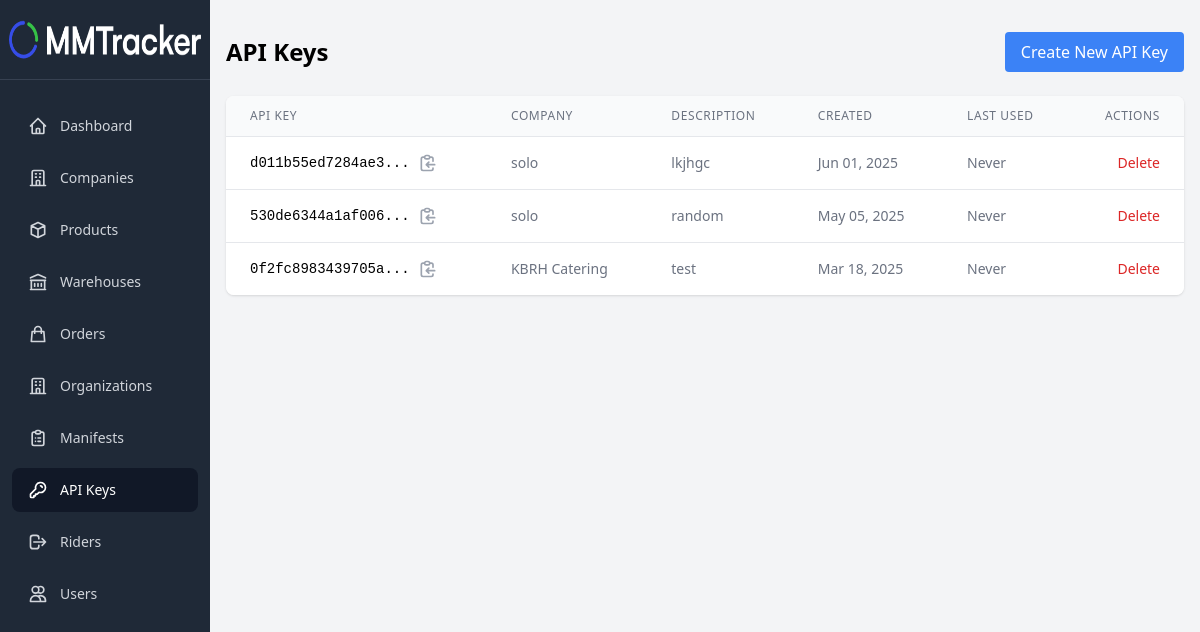
The app's page /pages/apikeys/index.php (signed in) with its own data.
### tables this page shows
CREATE TABLE `ApiKeys` (
  `id` int(11) NOT NULL,
  `company_id` int(11) NOT NULL,
  `api_key` varchar(64) NOT NULL,
  `description` text DEFAULT NULL,
  `created_by` int(11) NOT NULL,
  `created_at` timestamp NOT NULL DEFAULT current_timestamp(),
  `last_used_at` timestamp NULL DEFAULT NULL,
  `is_active` tinyint(1) DEFAULT 1
);

CREATE TABLE `Companies` (
  `id` int(11) NOT NULL,
  `name` varchar(255) NOT NULL,
  `phone` varchar(20) DEFAULT NULL,
  `email` varchar(255) DEFAULT NULL,
  `address` text DEFAULT NULL,
  `total_riders_allowed` int(11) DEFAULT NULL,
  `default_requires_image_proof` tinyint(1) NOT NULL DEFAULT 1,
  `default_requires_signature_proof` tinyint(1) NOT NULL DEFAULT 1,
  `created_at` timestamp NOT NULL DEFAULT current_timestamp(),
  `updated_at` timestamp NOT NULL DEFAULT current_timestamp() ON UPDATE current_timestamp()
);

### includes/config.php (called while the page is built, shortened)
<?php
$db_host = 'localhost';
$db_user = 'root';
$db_pass = '';
$db_name = 'u337053559_delivery';
$conn = mysqli_connect($db_host, $db_user, $db_pass, $db_name);
mysqli_set_charset($conn, "utf8mb4");
function isSuperAdmin() {
    return isset($_SESSION['user_type']) && $_SESSION['user_type'] === 'Super Admin';
}
function validUser() {
    global $conn;
    $query = "SELECT id, is_active FROM Users WHERE id = ?";
    $stmt = mysqli_prepare($conn, $query);
    mysqli_stmt_bind_param($stmt, "i", $_SESSION['user_id']);
    mysqli_stmt_execute($stmt);
    $result = mysqli_stmt_get_result($stmt);
    return true;
}
?>

### pages/apikeys/index.php (the view, shortened to what this page needs)
<?php
require_once '../../includes/config.php';
$company_condition = !isSuperAdmin() ? "AND ak.company_id = " . $_SESSION['company_id'] : "";
$query = "SELECT ak.*, c.name as company_name, u.name as created_by_name
          FROM ApiKeys ak
          LEFT JOIN Companies c ON ak.company_id = c.id
          LEFT JOIN Users u ON ak.created_by = u.id
          WHERE ak.is_active = 1 $company_condition
          ORDER BY ak.created_at DESC";
$result = mysqli_query($conn, $query);
?>
<!DOCTYPE html>
<html lang="en">
<head>
    <script src="https://cdn.tailwindcss.com"></script>
</head>
<body class="bg-gray-100">
    <?php include_once '../../includes/navbar.php'; ?>
    <div class="container mx-auto px-4 py-8">
        <div class="flex justify-between items-center mb-6">
            <h1 class="text-2xl font-bold">API Keys</h1>
            <a href="create.php" class="bg-blue-500 text-white px-4 py-2 rounded hover:bg-blue-600">
                Create New API Key
            </a>
        </div>
        <div class="bg-white rounded-lg shadow overflow-hidden">
            <table class="min-w-full divide-y divide-gray-200">
                <thead class="bg-gray-50">
                    <tr>
                        <th class="px-6 py-3 text-left text-xs font-medium text-gray-500 uppercase tracking-wider">API Key</th>
                        <?php if (isSuperAdmin()): ?>
                            <th class="px-6 py-3 text-left text-xs font-medium text-gray-500 uppercase tracking-wider">Company</th>
                        <?php endif; ?>
                        <th class="px-6 py-3 text-left text-xs font-medium text-gray-500 uppercase tracking-wider">Description</th>
                        <th class="px-6 py-3 text-left text-xs font-medium text-gray-500 uppercase tracking-wider">Created</th>
                        <th class="px-6 py-3 text-left text-xs font-medium text-gray-500 uppercase tracking-wider">Last Used</th>
                        <th class="px-6 py-3 text-right text-xs font-medium text-gray-500 uppercase tracking-wider">Actions</th>
                    </tr>
                </thead>
                <tbody class="bg-white divide-y divide-gray-200">
                    <?php while ($key = mysqli_fetch_assoc($result)): ?>
                        <tr>
                            <td class="px-6 py-4 whitespace-nowrap">
                                <div class="flex items-center">
                                    <span class="font-mono text-sm"><?php echo substr($key['api_key'], 0, 16); ?>...</span>
                                    <button onclick="copyApiKey('<?php echo $key['api_key']; ?>')"
                                            class="ml-2 text-gray-400 hover:text-gray-600">
                                        <svg class="h-5 w-5" fill="none" stroke="currentColor" viewBox="0 0 24 24">
                                            <path stroke-linecap="round" stroke-linejoin="round" stroke-width="2"
                                                  d="M8 5H6a2 2 0 00-2 2v12a2 2 0 002 2h10a2 2 0 002-2v-1M8 5a2 2 0 002 2h2a2 2 0 002-2M8 5a2 2 0 012-2h2a2 2 0 012 2m0 0h2a2 2 0 012 2v3m2 4H10m0 0l3-3m-3 3l3 3"/>
                                        </svg>
                                    </button>
                                </div>
                            </td>
                            <?php if (isSuperAdmin()): ?>
                                <td class="px-6 py-4 whitespace-nowrap text-sm text-gray-500">
                                    <?php echo htmlspecialchars($key['company_name']); ?>
                                </td>
                            <?php endif; ?>
                            <td class="px-6 py-4 text-sm text-gray-500">
                                <?php echo htmlspecialchars($key['description']); ?>
                            </td>
                            <td class="px-6 py-4 whitespace-nowrap text-sm text-gray-500">
                                <?php echo date('M d, Y', strtotime($key['created_at'])); ?>
                            </td>
                            <td class="px-6 py-4 whitespace-nowrap text-sm text-gray-500">
                                <?php echo $key['last_used_at'] ? date('M d, Y H:i', strtotime($key['last_used_at'])) : 'Never'; ?>
                            </td>
                            <td class="px-6 py-4 whitespace-nowrap text-right text-sm font-medium">
                                <button onclick="deleteApiKey(<?php echo $key['id']; ?>)"
                                        class="text-red-600 hover:text-red-900">Delete</button>
                            </td>
                        </tr>
                    <?php endwhile; ?>
                </tbody>
            </table>
        </div>
    </div>
</body>
</html>

### records on screen
apikeys: api_key "d011b55ed7284ae3", company.name "solo", description "lkjhgc", created_at "Jun 01, 2025", shows "Never"
apikeys: api_key "530de6344a1af006", company.name "solo", description "random", created_at "May 05, 2025", shows "Never"
apikeys: api_key "0f2fc8983439705a", company.name "KBRH Catering", description "test", created_at "Mar 18, 2025", shows "Never"
